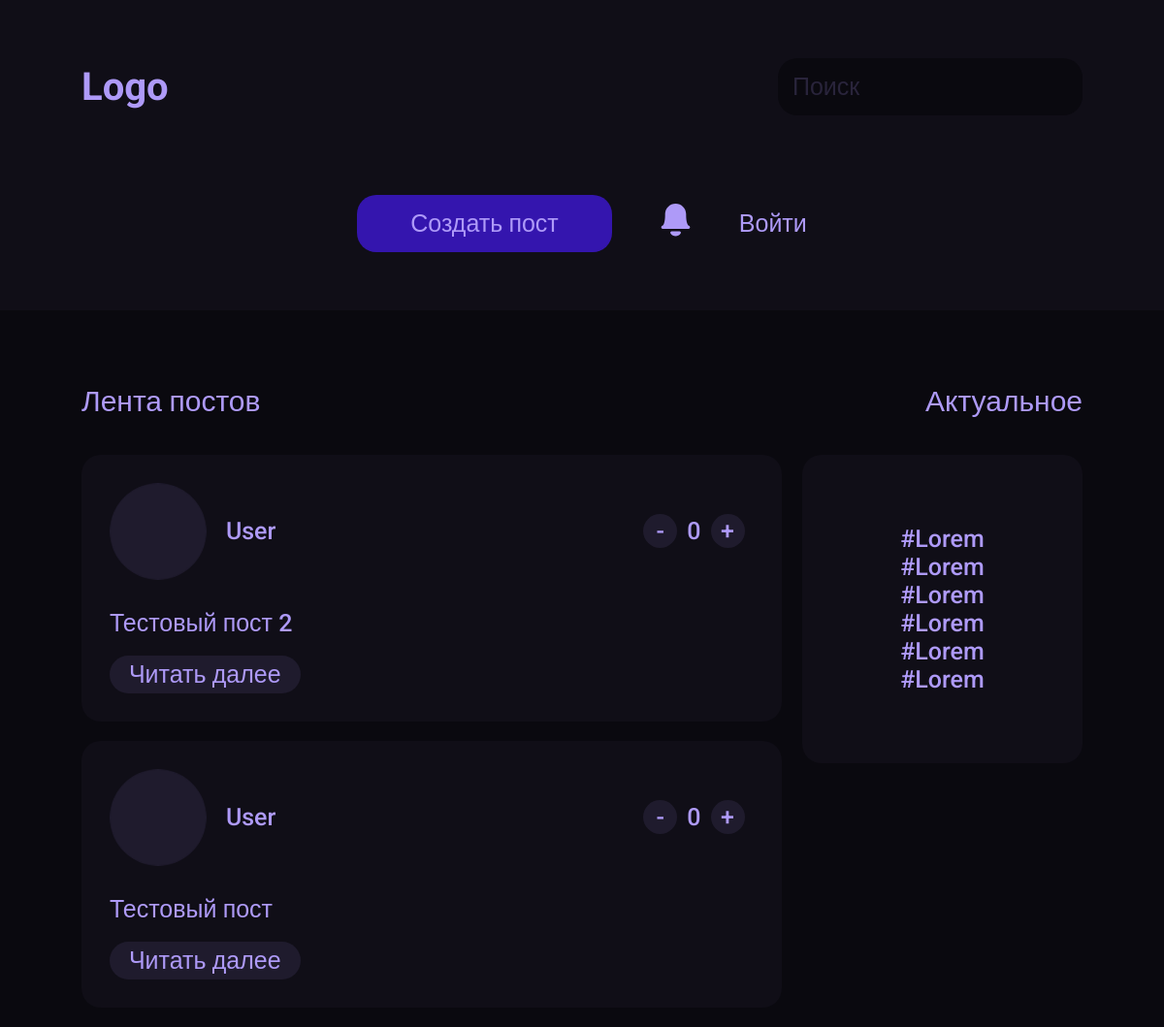
The page / on the database its author committed.
### data/posts.py (models this page shows)
class Post(SqlAlchemyBase, SerializerMixin):
	__tablename__ = 'posts'
	id = sqlalchemy.Column(sqlalchemy.Integer,
						   primary_key=True, autoincrement=True)
	content = sqlalchemy.Column(sqlalchemy.String, nullable=True)
	created_date = sqlalchemy.Column(sqlalchemy.DateTime,
									 default=datetime.datetime.now)
	creator_id = sqlalchemy.Column(sqlalchemy.Integer, sqlalchemy.ForeignKey("users.id"))
	creator = orm.relationship('User')
	comments = orm.relationship("Comment", back_populates='post')

### data/users.py (models this page shows, shortened)
class User(SqlAlchemyBase, UserMixin, SerializerMixin):
	__tablename__ = 'users'
	id = sqlalchemy.Column(sqlalchemy.Integer,
						   primary_key=True, autoincrement=True)
	username = sqlalchemy.Column(sqlalchemy.String, nullable=True)
	about = sqlalchemy.Column(sqlalchemy.String, nullable=True)
	hashed_password = sqlalchemy.Column(sqlalchemy.String, nullable=True)
	created_date = sqlalchemy.Column(sqlalchemy.DateTime,
									 default=datetime.datetime.now)
	posts = orm.relationship("Post", back_populates='creator')
	scores = orm.relationship("Score", back_populates='user')

### app.py (the view)
@app.route('/')
def index():
	db_sess = db_session.create_session()
	posts = db_sess.query(Post).all()[::-1]
	for post in posts:
		post.creator
		try:
			score = db_sess.query(Score).filter(Score.user_id == current_user.id, Score.post_id == post.id).first()
			post.score = score.value if score else 0
		except AttributeError:
			post.score = 0
		post.rating = get_rating(post.id)
	db_sess.close()
	return render_template('index.html', title='Главная', posts=posts)

### app.py (called while the page is built)
def get_rating(id):
	db_sess = db_session.create_session()
	plus = len(db_sess.query(Score).filter(Score.post_id == id, Score.value == 1).all())
	minus = len(db_sess.query(Score).filter(Score.post_id == id, Score.value == -1).all())
	db_sess.close()
	return (plus - minus)

### data/db_session.py (called while the page is built)
def create_session() -> Session:
    global __factory
    return __factory()

### templates/index.html (shortened to what this page needs)
{% extends 'base.html' %}
{% block content %}
<div class="feeds">
    <div class="posts-feed">
    <p class="default-text size-30 roboto-medium">Лента постов</p>
    <br><br>
    <div class="posts">
    {% for post in posts %}
    <div id="post-{{post.id}}" class="post">
      <div class="post-header">
        <div class="user-info">
          <div class="avatar">
              <img src="/static/img/avatars/{{post.creator.id}}.png">
          </div>
          <span class="default-text roboto-medium">{{post.creator.username}}</span>
        </div>
        <div class="post-counter">
          <span onclick="minus({{post.id}})" class="count-btn roboto-medium default-text {% if post.score == -1 %}count-active{% endif %}"><center>-</center></span>
          <span class="post-count roboto-medium default-text">{{post.rating}}</span>
          <span onclick="plus({{post.id}})" class="count-btn roboto-medium default-text {% if post.score == 1 %}count-active{% endif %}"><center>+</center></span>
        </div>
      </div>
      <div class="post-content">
        <p class="default-text roboto-medium">{{post.content}}</p>
        <br>
        <a href="/post/{{post.id}}" class="more none-decore default-text roboto-medium block">Читать далее</a>
      </div>
    </div>
    {% endfor %}
    </div>
  </div>
    <div class="actual-feed">
      <p class="default-text size-30 roboto-medium">Актуальное</p>
      <br><br>
      <div class="actual-block" align="center">
        <p class="default-text roboto-medium">#Lorem</p>
        <p class="default-text roboto-medium">#Lorem</p>
        <p class="default-text roboto-medium">#Lorem</p>
        <p class="default-text roboto-medium">#Lorem</p>
        <p class="default-text roboto-medium">#Lorem</p>
        <p class="default-text roboto-medium">#Lorem</p>
      </div>
    </div>
  </div>
{% endblock %}

### static/css/base.css (style rules this page uses)
.roboto-medium { font-family: "Roboto", sans-serif; font-weight: 500; font-style: normal; }
.block { text-decoration: none; border-radius: 20px; font-size: 25px; border: 0; padding: 15px; }
* { margin: 0; padding: 0; font-family: "Roboto", sans-serif; }
.default-text { color: #AE9AF8; font-size: 25px; }
body { background: #0A090F; }
.post-header { display: flex; justify-content: space-between; align-items: center; }
.count-btn { display: inline-block; background: #1F1B2D; border-radius: 50%; width: 35px; height: 35px; line-height: 35px; margin-left: 10px; margin-right: 10px; transition: 0.3s; }
.post-counter { display: flex; align-items: center; }
.user-info { display: flex; align-items: center; gap: 20px; }
.post { background: #100E17; display: flex; flex-direction: column; gap: 30px; width: 41%; padding: 4%; border-radius: 20px; margin-bottom: 20px; }
.size-30 { font-size: 30px; }
.posts { display: flex; align-items: center; flex-wrap: wrap; justify-content: space-between; }
.feeds { display: flex; justify-content: space-between; flex-direction: row; flex-wrap: wrap; }
.posts-feed { width: 84%; }
.actual-feed { width: 14%; }
.more { background: #1F1B2D; display: inline-block; padding: 5px 20px; }
.actual-block { border-radius: 20px; background: #100E17; padding-top: 25%; padding-bottom: 25%; width: 100% !important; }
@media (max-width: 1200px) { .posts-feed { width: 70%; } }
@media (max-width: 1200px) { .post { width: 100%; } }
@media (max-width: 1200px) { .actual-feed { width: 28%; } }
.actual-feed .size-30 { text-align: right; }
.avatar { width: 100px; height: 100px; border-radius: 50%; overflow: hidden; }
.avatar img { width: 100%; height: 100%; object-fit: cover; }

### rows shown on the page
Post: creator.username "User", rating "0", content "Тестовый пост 2"
Post: creator.username "User", rating "0", content "Тестовый пост"
